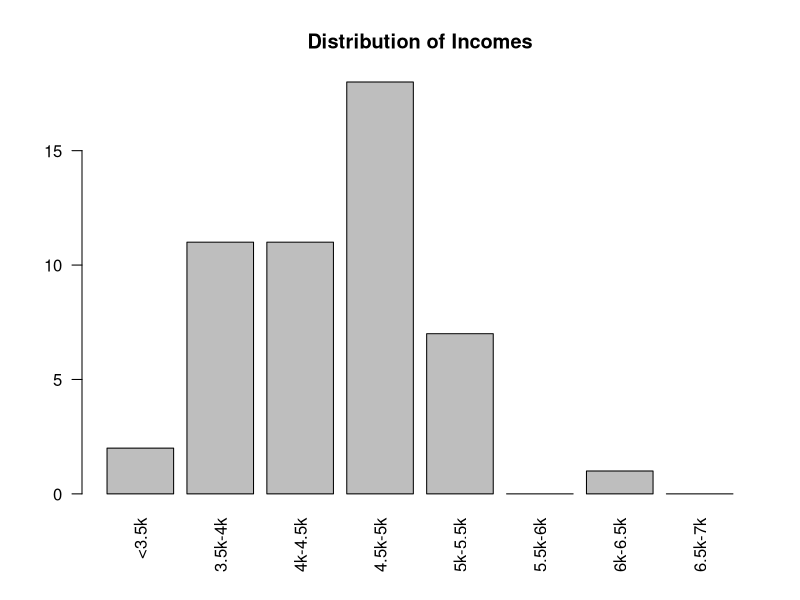

Source code (R):
## ---- chunk 1
knitr::opts_chunk$set(echo = TRUE)
## ---- chunk 2
planets <- c("Mercury", "Venus", "Earth", "Mars", "Jupiter", "saturn", "Uranus", "Neptune")
mass <- c(0.33, 4.87, 5.97, 0.642, 1898, 568, 86.8, 102)
diameter <- c(4879, 12104, 12756, 6792, 142984, 120536, 51118, 49528)
density <- c(5427, 5243, 5514, 3933, 1326, 687, 1271, 1638)
gravity <-c(3.7, 8.9, 9.8, 3.7, 23.1, 9, 8.7, 11)
daylength <- c(4222.6, 2802, 24, 24.7, 9.9, 10.7, 17.2, 16.1)
temperature <- c(167, 464, 15, -65, -110, -140, -195, -200)
pressure <- c(0, 92, 1, 0.01, NA, NA, NA, NA)
moons <-c(0, 0, 1, 2, 79, 62, 27, 14)
rings <- c("No", "No", "No", "No", "Yes", "Yes", "Yes", "Yes")
## ---- chunk 3
#Minimum Value
mass[which.min(mass)]
#First Quartile
quantile(mass)[2]
#Median
quantile(mass)[3]
#Mean
mean(mass)
#Third Quartile
quantile(mass)[4]
#90th Percentile
quantile(mass, .9)
#Maximum Value
mass[which.max(mass)]
#IQR
IQR(mass)
#Standard Deviation
sd(mass)
## ---- chunk 4
#Name of Heaviest Planet
planets[which.max(mass)]
#Temp of Diameter 6792
temperature[diameter == 6792]
#Mass of Planet with Most Moons
mass[which.max(moons)]
#Num of Moons on Coldest Planet
moons[which.min(temperature)]
#Frequencies of Rings
table(factor(rings))
#Num of Planets with Density larger than Mean
length(density[density > mean(density)])
#0-2 Moons
length(moons[moons >= 0 & moons <= 2])
#Median Number of Moons for Ring Planets
median(moons[rings == "Yes"])
#Mean Daylength of planets with NA pressure
mean(daylength[is.na(pressure)])
#First Quartile of Temp for Planets with Gravity Between 8 and 10
quantile(temperature[gravity >= 8 & gravity <= 10], 0.25)
## ---- chunk 5
solar <- list(
  planets = planets,
  mass = mass,
  temperature = temperature,
  moons = moons,
  rings = rings
)
## ---- chunk 6
#Heaviest Planet
solar$planets[solar$mass == max(solar$mass)]
#Mass of Planet with most Moons
solar$mass[solar$moons == max(solar$moons)]
#Count of Planets with Positive Temps
length(solar$planets[solar$temperature > 0])
#Third Quartile for Temp of Planets with Rings
quantile(solar$temperature[solar$rings == "Yes"], .75) 
## ---- chunk 7
hp <- list(
  first = "Harry",
  last = "Potter",
  courses = c("Potions", "Enchantments", "Spells"),
  sport = "quidditch",
  age = 18L,
  gpa = 3.9
)
## ---- chunk 8
#Class
class(hp)
#Elements
length(hp)
#Length of Courses
length(hp$courses)
#Data Type of age
typeof(hp$age)
#Data Type of gpa
typeof(hp$gpa)
#Type of gpa and age together
typeof(c(hp$gpa, hp$age))
## ---- chunk 9
brks <- c(2900, 3500, 4000, 4500, 5000, 5500, 6000, 6500, 7000)
lbls <- c("<3.5k", "3.5k-4k", "4k-4.5k", "4.5k-5k", "5k-5.5k", "5.5k-6k", "6k-6.5k", "6.5k-7k")
income <- cut(state.x77[,2], breaks = brks, labels = lbls, right = TRUE)
table(income)
## ---- chunk 10
barplot(table(income), names.arg = lbls, las = 2, main = "Distribution of Incomes")
## ---- chunk 11
x <- c(1, 2, 3, 4, 5)
y <- c("a", "b", "c", "d", "e")
y[x[-2][3]]
## ---- chunk 12
lord <- c("v", "o", "l", "d", "e", "m", "o", "r", "t")
vol <-matrix(lord, nrow = 3, ncol = 3)
vol
## ---- chunk 13
#A
vol[1,]
#B
cbind(vol[1:2, 2], vol[1:2, 1])
#C
vol[3:1, ]
#D
cbind(vol[, 1:2], vol[, 2])
#E
vol[3:1, 3:1]
#F
cbind(rbind(vol[3:1, 3:2], vol[1:3, 3:2]), rbind(vol[3:1, 2:3], vol[1:3, 2:3]))
#G
cbind(rbind(vol[3:1, 1:3], vol), rbind(vol[3:1, 3:1], vol[, 3:1]))
